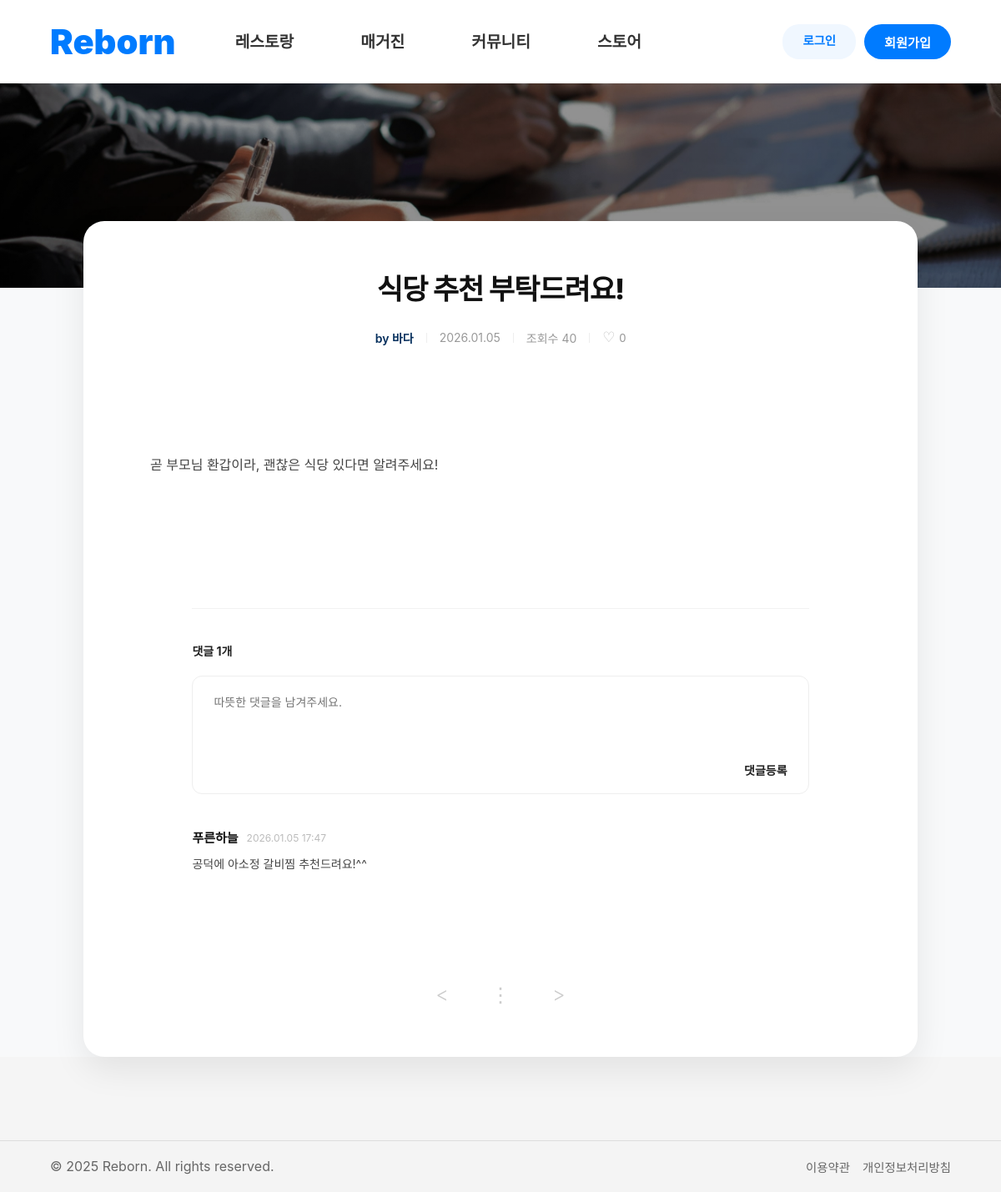
Page /board/bview/2/ on the committed database.
### board/models.py (models this page shows, shortened)
class Post(models.Model):
    title = models.CharField(max_length=200)
    content = models.TextField()
    author = models.CharField(max_length=50, default='익명')
    created_at = models.DateTimeField(auto_now_add=True)
    views = models.PositiveIntegerField(default=0)
    likes = models.PositiveIntegerField(default=0)

class Comment(models.Model):
    post = models.ForeignKey(Post, on_delete=models.CASCADE, related_name='comments')
    author = models.CharField(max_length=50)
    content = models.TextField()
    created_at = models.DateTimeField(auto_now_add=True)

### board/views.py (the view)
# urls.py: path('bview/<int:bno>/', views.bview, name='bview'),
def bview(request, bno):
    post = Post.objects.get(id=bno)
    post.views += 1
    post.save()
    comments = post.comments.all().order_by('-created_at')
    return render(request, 'board/bview.html', {
        'post': post,
        'comments': comments
    })

### board/templates/board/bview.html (shortened to what this page needs)
{% extends "base.html" %}
{% load static %} {% block css %}
<link rel="stylesheet" href="{% static 'css/blist.css' %}">
<link rel='stylesheet' href="{% static 'css/bview.css' %}">
{% endblock css %}
{% block body %}
<div class="board-wrapper">
    <div class="top-hero"></div>
    <div class="main-container">
        <div class="view-container">
            <div class="view-header">
                <h1>{{ post.title }}</h1>
                <div class="view-meta">
                    <span class="author">by {{ post.author }}</span>
                    <span class="date">{{ post.created_at|date:"Y.m.d" }}</span>
                    <span class="views">조회수 {{ post.views }}</span>
                    <form action="{% url 'board:post_like' post.id %}" method="POST" class="like-form">
                        <button type="submit" class="btn-like-icon">
                            {% if post.likes > 0 %}
                                <span class="heart-red">❤️</span>
                            {% else %}
                                <span class="heart-empty">♡</span>
                            {% endif %}
                            <span class="like-count">{{ post.likes }}</span>
                        </button>
                    </form>
                </div>
            </div>
            <div class="view-content-box">
                <div class="post-text">
                    {{ post.content|linebreaks }}
                </div>
                <div class="comment-container">
                    <span class="comment-count">댓글 {{ comments.count }}개</span>
                    <form action="{% url 'board:comment_write' post.id %}" method="POST" class="comment-form">
                        <textarea name="content" placeholder="따뜻한 댓글을 남겨주세요." required></textarea>
                        <button type="submit" class="btn-comment-submit">댓글등록</button>
                    </form>
                    <ul class="comment-list">
                        {% for comment in comments %}
                        <li class="comment-item">
                            <div class="comment-info">
                                <span class="comment-author">{{ comment.author }}</span>
                                <span class="comment-date">{{ comment.created_at|date:"Y.m.d H:i" }}</span>
                            </div>
                            <p class="comment-text">{{ comment.content }}</p>
                        </li>
                        {% empty %}
                        <li class="no-comment">첫 번째 댓글을 남겨보세요!</li>
                        {% endfor %}
                    </ul>
                </div>
            </div>
            <div class="view-nav">
                <a href="#" class="nav-btn" title="이전글">
                    <span class="nav-icon">&lt;</span>
                </a>
                <a href="{% url 'board:blist' %}" class="nav-btn list-icon" title="목록으로">
                    <span class="nav-icon">⋮</span>
                </a>
                <a href="#" class="nav-btn" title="다음글">
                    <span class="nav-icon">&gt;</span>
                </a>
            </div>
        </div>
    </div>
</div>
{% endblock body %}

### static/css/common.css (style rules this page uses)
* { margin: 0; padding: 0; box-sizing: border-box; }
body { font-family: 'Pretendard', sans-serif; display: flex; flex-direction: column; min-height: 100vh; }
a { text-decoration: none; color: inherit; }
ul { list-style: none; }

### static/css/blist.css (style rules this page uses)
body { margin: 0; padding: 0; background-color: #f5f5f5; font-family: 'Pretendard', -apple-system, sans-serif; color: #333; }
.top-hero { background-image: linear-gradient(rgba(0, 0, 0, 0.4), rgba(0, 0, 0, 0.4)), url('../images/common/back_community.jpg'); background-size: cover; background-position: center; background-repeat: no-repeat; height: 245px; width: 100%; }
.main-container { max-width: 1100px; margin: -100px auto 50px; background: #ffffff; border-radius: 20px; padding: 40px 50px; box-shadow: 0 10px 30px rgba(0,0,0,0.1); position: relative; z-index: 10; }

### static/css/bview.css (style rules this page uses)
.board-wrapper { background-color: #f8f9fa; min-height: 100vh; }
.main-container { max-width: 1000px; margin: -80px auto 100px; background: #ffffff; border-radius: 25px; padding: 60px 80px; box-shadow: 0 15px 40px rgba(0,0,0,0.08); position: relative; z-index: 10; }
.view-header { text-align: center; margin-bottom: 50px; }
.view-header h1 { font-size: 34px; font-weight: 800; color: #111; margin-bottom: 25px; letter-spacing: -1px; line-height: 1.3; }
.view-meta { display: flex; justify-content: center; align-items: center; gap: 15px; font-size: 14px; color: #999; }
.view-meta .author { color: #042e5c; font-weight: 600; }
.like-form { display: inline-block; }
.btn-like-icon { background: none; border: none; padding: 0; cursor: pointer; display: flex; align-items: center; gap: 5px; font-size: 14px; color: #999; transition: transform 0.2s ease; }
.heart-empty { font-size: 17px; color: #bbb; }
.view-content-box { padding: 20px 0 50px; min-height: 300px; }
.post-text { font-size: 16px; line-height: 1.8; color: #444; margin-bottom: 100px; white-space: pre-wrap; }
.comment-container { margin: 50px auto 0; padding-top: 40px; max-width: 88%; border-top: 1px solid #f2f2f2; }
.comment-count { display: block; font-size: 14px; font-weight: 700; color: #222; margin-bottom: 20px; }
.comment-form { position: relative; background: #ffffff; border: 1px solid #eeeeee; border-radius: 12px; padding: 20px 25px 50px; margin-bottom: 45px; }
.comment-form textarea { width: 100%; height: 70px; border: none; resize: none; font-size: 14px; color: #333; outline: none; background: transparent; font-family: inherit; display: block; }
.btn-comment-submit { position: absolute; bottom: 15px; right: 20px; background: transparent; color: #222222; border: none; font-size: 14px; font-weight: 700; cursor: pointer; padding: 5px; line-height: 1; }
.comment-info { display: flex; align-items: center; margin-bottom: 12px; line-height: 1; }
.comment-author { font-weight: 700; font-size: 15px; color: #111; margin-right: 10px; }
.comment-date { font-size: 12px; color: #bbb; }
.comment-text { font-size: 14px; line-height: 1.7; color: #444; }
.view-nav { display: flex; justify-content: center; align-items: center; gap: 50px; margin-top: 60px; padding-top: 20px; }
.nav-btn { text-decoration: none; color: #ccc; transition: all 0.2s ease; }
.nav-icon { font-size: 24px; font-weight: 300; }

### rows in the picture
Post: title "식당 추천 부탁드려요!", author "바다", created_at "2026.01.05", views "40", likes "0", content "곧 부모님 환갑이라, 괜찮은 식당 있다면 알려주세요!"
Comment: author "푸른하늘", created_at "2026.01.05 17:47", content "공덕에 아소정 갈비찜 추천드려요!^^"

### other values in the picture
{{ comments.count }} "1"
